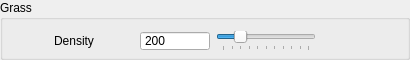
       <widget class="QGroupBox" name="GrassGroupBox">
        <property name="minimumSize">
         <size>
          <width>410</width>
          <height>60</height>
         </size>
        </property>
        <property name="maximumSize">
         <size>
          <width>410</width>
          <height>60</height>
         </size>
        </property>
        <property name="title">
         <string>Grass</string>
        </property>
        <layout class="QGridLayout" name="gridLayout_2">
         <item row="0" column="0">
          <spacer name="horizontalSpacer_13">
           <property name="orientation">
            <enum>Qt::Horizontal</enum>
           </property>
           <property name="sizeHint" stdset="0">
            <size>
             <width>68</width>
             <height>20</height>
            </size>
           </property>
          </spacer>
         </item>
         <item row="0" column="1">
          <widget class="QLabel" name="grassImage">
           <property name="minimumSize">
            <size>
             <width>25</width>
             <height>25</height>
            </size>
           </property>
           <property name="maximumSize">
            <size>
             <width>25</width>
             <height>25</height>
            </size>
           </property>
           <property name="text">
            <string/>
           </property>
           <property name="pixmap">
            <pixmap>C:/Users/Remus/.designer/images/Iarba.jpg</pixmap>
           </property>
          </widget>
         </item>
         <item row="0" column="2">
          <widget class="QLabel" name="densityGrassNameLabel">
           <property name="minimumSize">
            <size>
             <width>80</width>
             <height>20</height>
            </size>
           </property>
           <property name="maximumSize">
            <size>
             <width>80</width>
             <height>20</height>
            </size>
           </property>
           <property name="text">
            <string>Density</string>
           </property>
          </widget>
         </item>
         <item row="0" column="3">
          <widget class="QSpinBox" name="grassDensitySpinBox">
           <property name="minimumSize">
            <size>
             <width>70</width>
             <height>20</height>
            </size>
           </property>
           <property name="maximumSize">
            <size>
             <width>70</width>
             <height>20</height>
            </size>
           </property>
           <property name="buttonSymbols">
            <enum>QAbstractSpinBox::NoButtons</enum>
           </property>
           <property name="maximum">
            <number>1000</number>
           </property>
           <property name="value">
            <number>200</number>
           </property>
          </widget>
         </item>
         <item row="0" column="4">
          <widget class="QSlider" name="densityGrassHorizontalSlider">
           <property name="minimumSize">
            <size>
             <width>100</width>
             <height>20</height>
            </size>
           </property>
           <property name="maximumSize">
            <size>
             <width>160</width>
             <height>20</height>
            </size>
           </property>
           <property name="cursor">
            <cursorShape>SizeHorCursor</cursorShape>
           </property>
           <property name="maximum">
            <number>1000</number>
           </property>
           <property name="value">
            <number>200</number>
           </property>
           <property name="orientation">
            <enum>Qt::Horizontal</enum>
           </property>
           <property name="tickPosition">
            <enum>QSlider::TicksBelow</enum>
           </property>
           <property name="tickInterval">
            <number>100</number>
           </property>
          </widget>
         </item>
         <item row="0" column="5">
          <spacer name="horizontalSpacer_14">
           <property name="orientation">
            <enum>Qt::Horizontal</enum>
           </property>
           <property name="sizeHint" stdset="0">
            <size>
             <width>138</width>
             <height>20</height>
            </size>
           </property>
          </spacer>
         </item>
        </layout>
       </widget>
